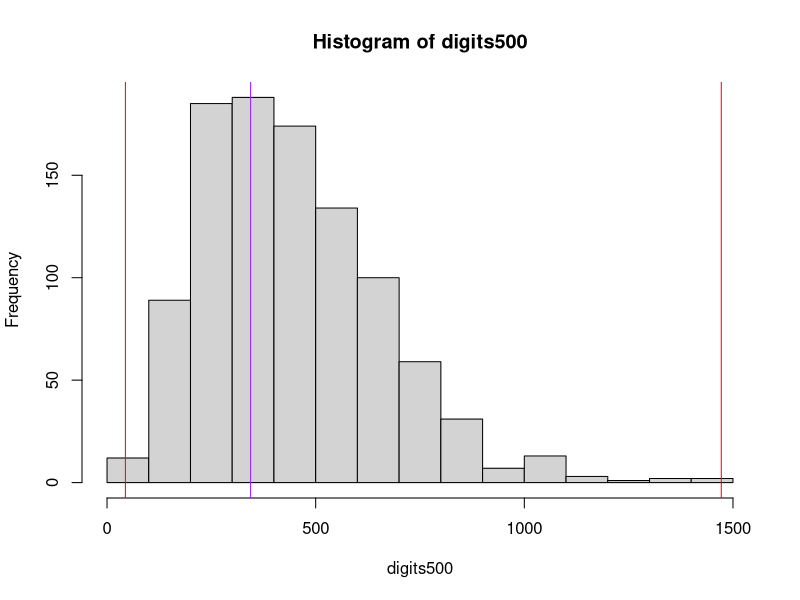

R code for this plot:
# TODO 1: Write in the R to read in the data.
data <- read.csv("datasets/pi500.csv")
head(data)
dim(data)
# to see the status of the data we can use the summary
# command
summary(data)
# TODO 2: Now we'd like to use R to generate random digits.
digits <- sample(0:9, size=500, replace = TRUE)
x = table(digits)
# TODO 3: Now use the sum command in R to subtract.
sum((x-50)^2)
x <- table(data$pi.digits)
pi500 <- sum((x-50)^2)

digits500 <- replicate(1000, {
  digits <- sample(0:9, size=500, replace = TRUE)
  x = table(digits)
  sum((x-50)^2)
})

hist(digits500)
abline(v=range(digits500), col="red")
abline(v=pi500, col="purple")
